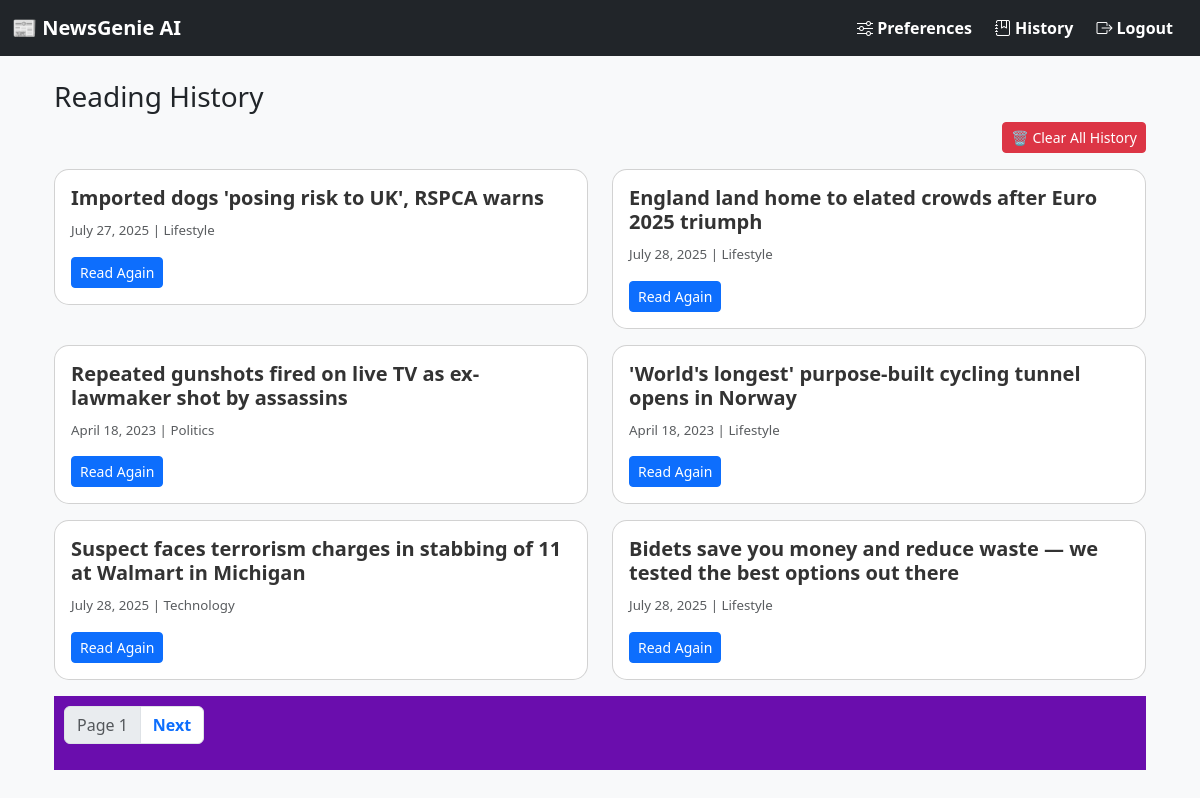
Page /history/ (signed in) on the committed database.
### news/models.py (models this page shows, shortened)
class Article(models.Model):
    title = models.CharField(max_length=200)
    content = models.TextField()
    summary = models.TextField(blank=True, null=True)
    source_url = models.URLField()
    category = models.ForeignKey(Category, on_delete=models.CASCADE)
    published_date = models.DateTimeField(default=timezone.now)
    created_at = models.DateTimeField(auto_now_add=True)
    audio_file = models.FileField(upload_to='news_audio/', blank=True, null=True)
    link = models.URLField(max_length=500, unique=True, null=True, blank=True)
    source = models.CharField(max_length=100, default='Unknown')
    approved = models.BooleanField(default=False)
    class Meta:
        ordering = ['-published_date']

class Category(models.Model):
    name = models.CharField(max_length=100)
    description = models.TextField(blank=True)
    class Meta:
        verbose_name_plural = "Categories"

### news/views.py (the view)
# urls.py: path('history/', views.reading_history, name='reading_history'),
@login_required
def reading_history(request):
    history_entries = ReadingHistory.objects.filter(user=request.user).select_related('article').order_by('-read_at')
    articles = [entry.article for entry in history_entries]
    paginator = Paginator(articles, 6)
    page_number = request.GET.get('page')
    page_obj = paginator.get_page(page_number)
    return render(request, 'news/reading_history.html', {
        'articles': page_obj,
        'page_obj': page_obj,
        'is_paginated': page_obj.has_other_pages()
    })

### templates/news/reading_history.html (shortened to what this page needs)
{% extends 'base.html' %}
{% block content %}
<div class="container mt-4">
    <h3> Reading History</h3>
    {% if articles %}
        <div class="d-flex justify-content-end mb-3">
    <a href="{% url 'clear_history' %}" class="btn btn-danger btn-sm">🗑️ Clear All History</a>
</div>
        <div class="row">
            {% for article in articles %}
                <div class="col-md-6 mb-3">
                    <div class="card">
                        <div class="card-body">
                            <h5 class="card-title">{{ article.title }}</h5>
                            <p class="card-text">
                                <small class="text-muted">{{ article.published_date|date:"F d, Y" }} | {{ article.category.name }}</small>
                            </p>
                            <a href="{% url 'article_detail' article.id %}" class="btn btn-sm btn-primary">Read Again</a>
                        </div>
                    </div>
                </div>
            {% endfor %}
        </div>
        {% if is_paginated %}
            <nav aria-label="Page navigation">
                <ul class="pagination">
                    <li class="page-item disabled">
                        <span class="page-link">Page {{ page_obj.number }}</span>
                    </li>
                    {% if page_obj.has_next %}
                        <li class="page-item">
                            <a class="page-link" href="?page={{ page_obj.next_page_number }}">Next</a>
                        </li>
                    {% endif %}
                </ul>
            </nav>
        {% endif %}
    {% else %}
        <p class="text-muted">No articles in your reading history yet.</p>
    {% endif %}
</div>
{% endblock %}

### static/css/style.css (style rules this page uses)
body { font-family: 'Segoe UI', sans-serif; background: #f3f0ff; margin: 0; padding: 0; }
nav { background-color: #6a0dad; padding: 10px; }
nav a { color: #ffffff; text-decoration: none; margin-right: 15px; font-weight: bold; }
a { color: #6a0dad; }
.card-title { font-weight: 600; color: #333; }
.card-text { color: #555; font-size: 0.95rem; }
.card { border-radius: 15px; transition: transform 0.2s ease; }

### rows in the picture
Article: title "Imported dogs 'posing risk to UK', RSPCA warns", published_date "July 27, 2025", category.name "Lifestyle"
Article: title "England land home to elated crowds after Euro 2025 triumph", published_date "July 28, 2025", category.name "Lifestyle"
Article: title "Repeated gunshots fired on live TV as ex-lawmaker shot by assassins", published_date "April 18, 2023", category.name "Politics"
Article: title "'World's longest' purpose-built cycling tunnel opens in Norway", published_date "April 18, 2023", category.name "Lifestyle"
Article: title "Suspect faces terrorism charges in stabbing of 11 at Walmart in Michigan", published_date "July 28, 2025", category.name "Technology"
Article: title "Bidets save you money and reduce waste — we tested the best options out there", published_date "July 28, 2025", category.name "Lifestyle"

### other values in the picture
{{ page_obj.number }} "1"
